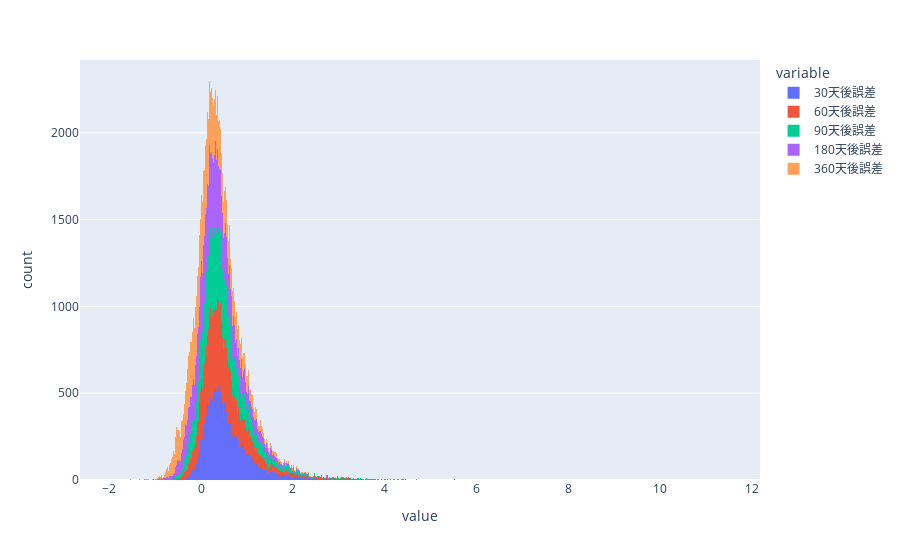

Write notebook code for a chart like this one.
### Code cell
df_tp[[f'{p.days}天後誤差' for p in periods]].hist()

### Figure 1 — Plotly figure (JSON) as saved in the notebook; plotly's stock layout.template omitted (floating-point values rounded to 4 significant figures; data arrays with more than 128 entries replaced by an {"elided": "..."} marker saying what was removed)
{"data": [{"alignmentgroup": "True", "bingroup": "x", "hovertemplate": "variable=30天後誤差<br>value=%{x}<br>count=%{y}<extra></extra>", "legendgroup": "30天後誤差", "marker": {"color": "#636efa", "pattern": {"shape": ""}}, "name": "30天後誤差", "offsetgroup": "30天後誤差", "orientation": "v", "showlegend": true, "type": "histogram", "x": {"elided": "22406 float values"}, "xaxis": "x", "yaxis": "y"}, {"alignmentgroup": "True", "bingroup": "x", "hovertemplate": "variable=60天後誤差<br>value=%{x}<br>count=%{y}<extra></extra>", "legendgroup": "60天後誤差", "marker": {"color": "#EF553B", "pattern": {"shape": ""}}, "name": "60天後誤差", "offsetgroup": "60天後誤差", "orientation": "v", "showlegend": true, "type": "histogram", "x": {"elided": "22406 float values"}, "xaxis": "x", "yaxis": "y"}, {"alignmentgroup": "True", "bingroup": "x", "hovertemplate": "variable=90天後誤差<br>value=%{x}<br>count=%{y}<extra></extra>", "legendgroup": "90天後誤差", "marker": {"color": "#00cc96", "pattern": {"shape": ""}}, "name": "90天後誤差", "offsetgroup": "90天後誤差", "orientation": "v", "showlegend": true, "type": "histogram", "x": {"elided": "22406 float values"}, "xaxis": "x", "yaxis": "y"}, {"alignmentgroup": "True", "bingroup": "x", "hovertemplate": "variable=180天後誤差<br>value=%{x}<br>count=%{y}<extra></extra>", "legendgroup": "180天後誤差", "marker": {"color": "#ab63fa", "pattern": {"shape": ""}}, "name": "180天後誤差", "offsetgroup": "180天後誤差", "orientation": "v", "showlegend": true, "type": "histogram", "x": {"elided": "22406 float values"}, "xaxis": "x", "yaxis": "y"}, {"alignmentgroup": "True", "bingroup": "x", "hovertemplate": "variable=360天後誤差<br>value=%{x}<br>count=%{y}<extra></extra>", "legendgroup": "360天後誤差", "marker": {"color": "#FFA15A", "pattern": {"shape": ""}}, "name": "360天後誤差", "offsetgroup": "360天後誤差", "orientation": "v", "showlegend": true, "type": "histogram", "x": {"elided": "22406 float values"}, "xaxis": "x", "yaxis": "y"}], "layout": {"barmode": "relative", "legend": {"title": {"text": "variable"}, "tracegroupgap": 0}, "margin": {"t": 60}, "xaxis": {"anchor": "y", "domain": [0, 1], "title": {"text": "value"}}, "yaxis": {"anchor": "x", "domain": [0, 1], "title": {"text": "count"}}}}
